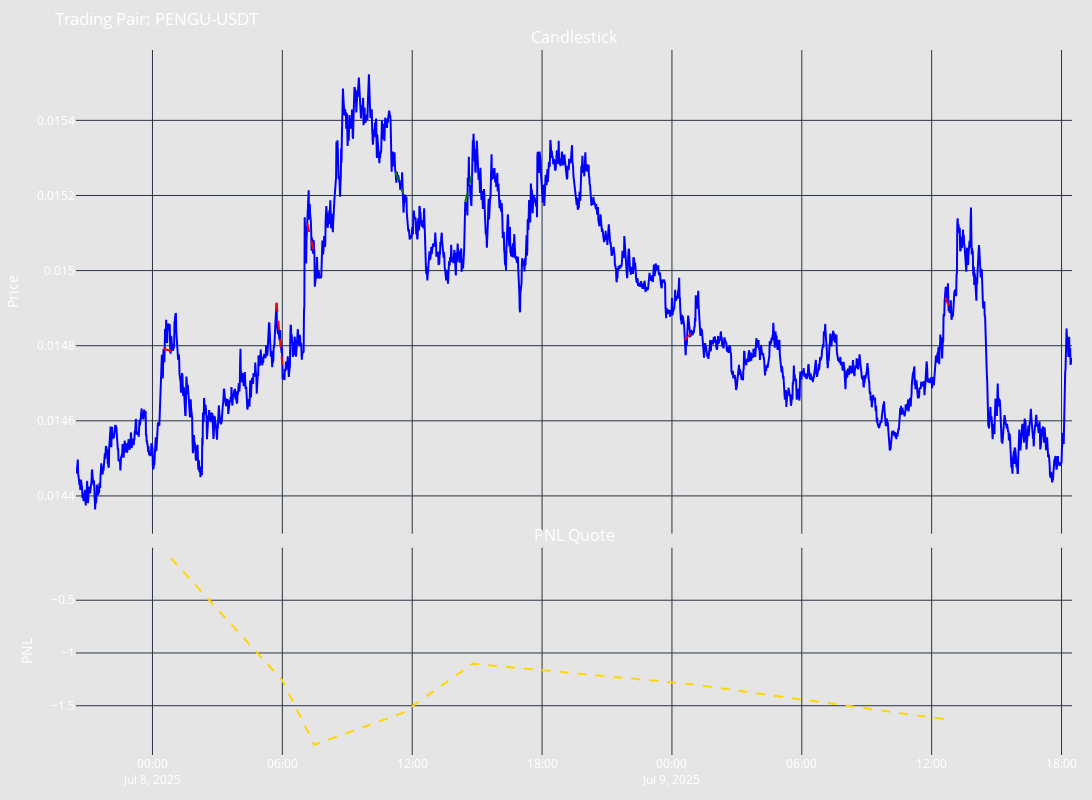

The code cell stored with this chart in its notebook:
### Code cell
# Let's see what is inside the backtesting results
print(backtesting_result.get_results_summary())
backtesting_result.get_backtesting_figure()

### Figure 1 — Plotly figure (JSON) as saved in the notebook; plotly's stock layout.template omitted (floating-point values rounded to 4 significant figures; data arrays with more than 128 entries replaced by an {"elided": "..."} marker saying what was removed)
{"data": [{"line": {"color": "blue"}, "mode": "lines", "type": "scatter", "x": {"elided": "2762 str values"}, "xaxis": "x", "y": {"elided": "2762 float values"}, "yaxis": "y"}, {"line": {"color": "red", "dash": "dash", "width": 2}, "mode": "lines", "name": "Buy Executor", "showlegend": false, "type": "scatter", "x": ["2025-07-08T00:31:00", "2025-07-08T00:51:00"], "xaxis": "x", "y": [0.01479, 0.01479], "yaxis": "y"}, {"line": {"color": "red", "dash": "dash", "width": 2}, "mode": "lines", "name": "Buy Executor", "showlegend": false, "type": "scatter", "x": ["2025-07-08T05:44:00", "2025-07-08T06:00:00"], "xaxis": "x", "y": [0.01491, 0.01475], "yaxis": "y"}, {"line": {"color": "red", "dash": "dash", "width": 2}, "mode": "lines", "name": "Buy Executor", "showlegend": false, "type": "scatter", "x": ["2025-07-08T07:09:00", "2025-07-08T07:29:00"], "xaxis": "x", "y": [0.01513, 0.01504], "yaxis": "y"}, {"line": {"color": "green", "dash": "dash", "width": 2}, "mode": "lines", "name": "Sell Executor", "showlegend": false, "type": "scatter", "x": ["2025-07-08T11:14:00", "2025-07-08T11:34:00"], "xaxis": "x", "y": [0.01526, 0.01521], "yaxis": "y"}, {"line": {"color": "green", "dash": "dash", "width": 2}, "mode": "lines", "name": "Buy Executor", "showlegend": false, "type": "scatter", "x": ["2025-07-08T14:27:00", "2025-07-08T14:47:00"], "xaxis": "x", "y": [0.01518, 0.01526], "yaxis": "y"}, {"line": {"color": "red", "dash": "dash", "width": 2}, "mode": "lines", "name": "Sell Executor", "showlegend": false, "type": "scatter", "x": ["2025-07-09T00:35:00", "2025-07-09T00:55:00"], "xaxis": "x", "y": [0.01482, 0.01483], "yaxis": "y"}, {"line": {"color": "red", "dash": "dash", "width": 2}, "mode": "lines", "name": "Buy Executor", "showlegend": false, "type": "scatter", "x": ["2025-07-09T12:37:00", "2025-07-09T12:57:00"], "xaxis": "x", "y": [0.01493, 0.01489], "yaxis": "y"}, {"line": {"color": "gold", "dash": "dash", "width": 2}, "mode": "lines", "name": "Cumulative PNL", "type": "scatter", "x": ["2025-07-08T00:51:00.000000000", "2025-07-08T06:00:00.000000000", "2025-07-08T07:29:00.000000000", "2025-07-08T11:34:00.000000000", "2025-07-08T14:47:00.000000000", "2025-07-09T00:55:00.000000000", "2025-07-09T12:57:00.000000000"], "xaxis": "x2", "y": [-0.1006, -1.26, -1.869, -1.569, -1.102, -1.297, -1.638], "yaxis": "y2"}], "layout": {"annotations": [{"font": {"size": 16}, "showarrow": false, "text": "Candlestick", "x": 0.5, "xanchor": "center", "xref": "paper", "y": 1, "yanchor": "bottom", "yref": "paper"}, {"font": {"size": 16}, "showarrow": false, "text": "PNL Quote", "x": 0.5, "xanchor": "center", "xref": "paper", "y": 0.294, "yanchor": "bottom", "yref": "paper"}], "font": {"color": "white", "size": 12}, "height": 800, "hovermode": "x unified", "margin": {"b": 20, "l": 20, "r": 20, "t": 50}, "paper_bgcolor": "rgba(0, 0, 0, 0.1)", "plot_bgcolor": "rgba(0, 0, 0, 0)", "showlegend": false, "title": {"text": "Trading Pair: PENGU-USDT"}, "width": 1200, "xaxis": {"anchor": "y", "domain": [0, 1], "matches": "x2", "rangeslider": {"visible": false}, "showticklabels": false}, "xaxis2": {"anchor": "y2", "domain": [0, 1]}, "yaxis": {"anchor": "x", "domain": [0.314, 1], "title": {"text": "Price"}}, "yaxis2": {"anchor": "x2", "domain": [0, 0.294], "title": {"text": "PNL"}}}}
